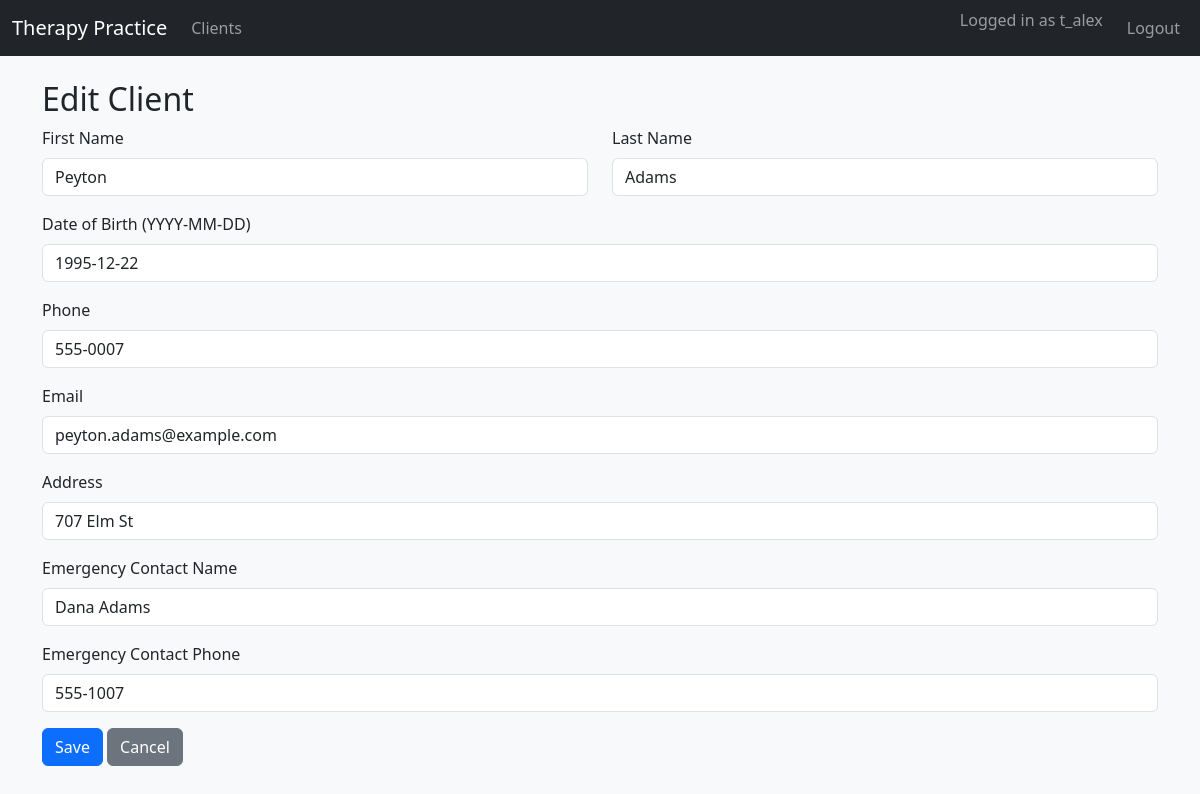
The page /clients/7/edit (signed in) on the database its author committed.
### tables this page shows
CREATE TABLE CLIENTS (
    client_id                INTEGER PRIMARY KEY,
    first_name               TEXT NOT NULL,
    last_name                TEXT NOT NULL,
    date_of_birth            TEXT NOT NULL,
    phone                    TEXT,
    email                    TEXT,
    address                  TEXT,
    emergency_contact_name   TEXT,
    emergency_contact_phone  TEXT
);

### app.py (the view, shortened to what this page needs)
@app.route("/clients/<int:client_id>/edit", methods=["GET", "POST"])
@login_required
def client_edit(client_id):
    db = get_db()
    client = db.execute(
        "SELECT * FROM CLIENTS WHERE client_id = ?", (client_id,)
    ).fetchone()
    if client is None:
        return "Client not found", 404
    return render_template("client_form.html", client=client)

### app.py (called while the page is built)
def get_db():
    if "db" not in g:
        g.db = sqlite3.connect(DATABASE)
        g.db.row_factory = sqlite3.Row
    return g.db

def login_required(view_func):
    from functools import wraps
    @wraps(view_func)
    def wrapped_view(**kwargs):
        if "user_id" not in session:
            return redirect(url_for("login"))
        return view_func(**kwargs)
    return wrapped_view

### templates/client_form.html
{% extends "base.html" %}
{% block content %}
<h2>{{ 'Edit Client' if client else 'New Client' }}</h2>
<form method="post">
  <div class="row">
    <div class="col-md-6 mb-3">
      <label class="form-label">First Name</label>
      <input name="first_name" class="form-control"
             value="{{ client.first_name if client else '' }}" required>
    </div>
    <div class="col-md-6 mb-3">
      <label class="form-label">Last Name</label>
      <input name="last_name" class="form-control"
             value="{{ client.last_name if client else '' }}" required>
    </div>
  </div>
  <div class="mb-3">
    <label class="form-label">Date of Birth (YYYY-MM-DD)</label>
    <input name="date_of_birth" class="form-control"
           value="{{ client.date_of_birth if client else '' }}" required>
  </div>
  <div class="mb-3">
    <label class="form-label">Phone</label>
    <input name="phone" class="form-control"
           value="{{ client.phone if client else '' }}">
  </div>
  <div class="mb-3">
    <label class="form-label">Email</label>
    <input name="email" class="form-control"
           value="{{ client.email if client else '' }}">
  </div>
  <div class="mb-3">
    <label class="form-label">Address</label>
    <input name="address" class="form-control"
           value="{{ client.address if client else '' }}">
  </div>
  <div class="mb-3">
    <label class="form-label">Emergency Contact Name</label>
    <input name="emergency_contact_name" class="form-control"
           value="{{ client.emergency_contact_name if client else '' }}">
  </div>
  <div class="mb-3">
    <label class="form-label">Emergency Contact Phone</label>
    <input name="emergency_contact_phone" class="form-control"
           value="{{ client.emergency_contact_phone if client else '' }}">
  </div>
  <button class="btn btn-primary">Save</button>
  <a href="{{ url_for('clients_list') }}" class="btn btn-secondary">Cancel</a>
</form>
{% endblock %}

### rows shown on the page
CLIENTS: first_name "Peyton", last_name "Adams", date_of_birth "1995-12-22", phone "555-0007", email "peyton.adams@example.com", address "707 Elm St", emergency_contact_name "Dana Adams", emergency_contact_phone "555-1007"

### other values the page prints
{{ session.get('username') }} "t_alex"
{{ 'Edit Client' if client else 'New Client' }} "Edit Client"
